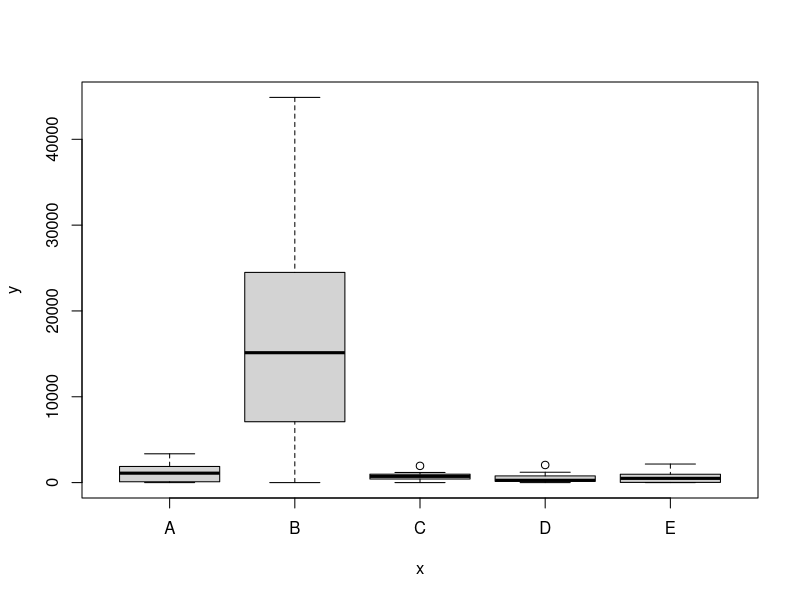

Recreate this plot in R.
library(MASS)
dat<-data(ships)

disprove <- plot(ships$type, ships$service)
disprove
## as the aggregate months of service of ship B is more ...it disaprove the statement of ship b is less trust worthy


